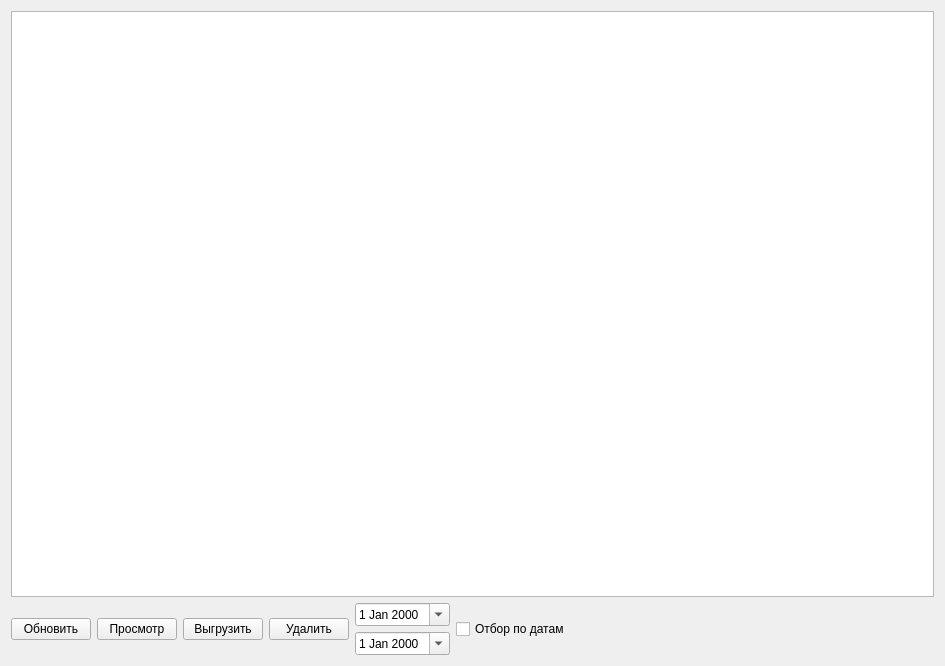
<?xml version="1.0" encoding="UTF-8"?>
<ui version="4.0">
 <class>FSol</class>
 <widget class="QWidget" name="FSol">
  <property name="windowModality">
   <enum>Qt::ApplicationModal</enum>
  </property>
  <property name="geometry">
   <rect>
    <x>0</x>
    <y>0</y>
    <width>945</width>
    <height>666</height>
   </rect>
  </property>
  <property name="windowTitle">
   <string>Протоколы оценки качества ВРВ</string>
  </property>
  <layout class="QGridLayout" name="gridLayout">
   <item row="0" column="0">
    <widget class="QTableView" name="tableView"/>
   </item>
   <item row="1" column="0">
    <layout class="QHBoxLayout" name="horizontalLayout">
     <item>
      <widget class="QPushButton" name="btnRefresh">
       <property name="text">
        <string>Обновить</string>
       </property>
       <property name="icon">
        <iconset resource="res.qrc">
         <normaloff>:/res/1328013711_Refresh.ico</normaloff>:/res/1328013711_Refresh.ico</iconset>
       </property>
       <property name="iconSize">
        <size>
         <width>32</width>
         <height>32</height>
        </size>
       </property>
      </widget>
     </item>
     <item>
      <widget class="QPushButton" name="btnList">
       <property name="text">
        <string>Просмотр</string>
       </property>
       <property name="icon">
        <iconset resource="res.qrc">
         <normaloff>:/res/Text.png</normaloff>:/res/Text.png</iconset>
       </property>
       <property name="iconSize">
        <size>
         <width>32</width>
         <height>32</height>
        </size>
       </property>
      </widget>
     </item>
     <item>
      <widget class="QPushButton" name="btnVigr">
       <property name="text">
        <string>Выгрузить</string>
       </property>
       <property name="icon">
        <iconset resource="res.qrc">
         <normaloff>:/res/1/folder_go.png</normaloff>:/res/1/folder_go.png</iconset>
       </property>
       <property name="iconSize">
        <size>
         <width>32</width>
         <height>32</height>
        </size>
       </property>
      </widget>
     </item>
     <item>
      <widget class="QPushButton" name="btnDel">
       <property name="text">
        <string>Удалить</string>
       </property>
       <property name="icon">
        <iconset resource="res.qrc">
         <normaloff>:/res/1/bin.png</normaloff>:/res/1/bin.png</iconset>
       </property>
       <property name="iconSize">
        <size>
         <width>32</width>
         <height>32</height>
        </size>
       </property>
      </widget>
     </item>
     <item>
      <layout class="QVBoxLayout" name="verticalLayout">
       <item>
        <widget class="QDateEdit" name="dtn">
         <property name="calendarPopup">
          <bool>true</bool>
         </property>
        </widget>
       </item>
       <item>
        <widget class="QDateEdit" name="dtk">
         <property name="calendarPopup">
          <bool>true</bool>
         </property>
        </widget>
       </item>
      </layout>
     </item>
     <item>
      <widget class="QCheckBox" name="cbDat">
       <property name="text">
        <string>Отбор по датам</string>
       </property>
      </widget>
     </item>
     <item>
      <spacer name="horizontalSpacer">
       <property name="orientation">
        <enum>Qt::Horizontal</enum>
       </property>
       <property name="sizeHint" stdset="0">
        <size>
         <width>40</width>
         <height>20</height>
        </size>
       </property>
      </spacer>
     </item>
    </layout>
   </item>
  </layout>
 </widget>
 <resources>
  <include location="res.qrc"/>
 </resources>
 <connections/>
</ui>
